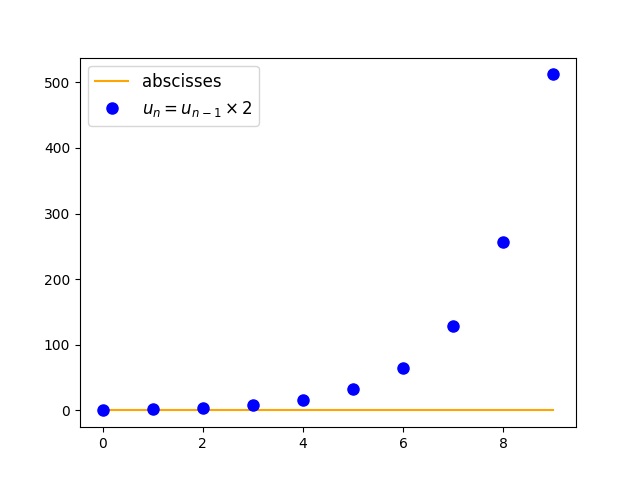

The Python source for this figure:
import numpy as np
import matplotlib.pyplot as plt
from scipy.interpolate import interp1d

x = np.arange(0, 10) #intervalle [a;b[ du graphique

y = 2**x #courbe


abscisses = 0*x

plt.close()

###### abcisses
plt.plot(x, abscisses
            , color="orange"
            , markersize=0
            , label="abscisses")


###### courbe

plt.plot(x, y, marker="o"
            , color="blue"
            , markersize=8
            , label=r'$u_n = u_{n-1} \times 2$'
            , linestyle="None")


plt.legend(loc='best', fontsize=12)

plt.savefig(__file__[0:-3]+".png")
